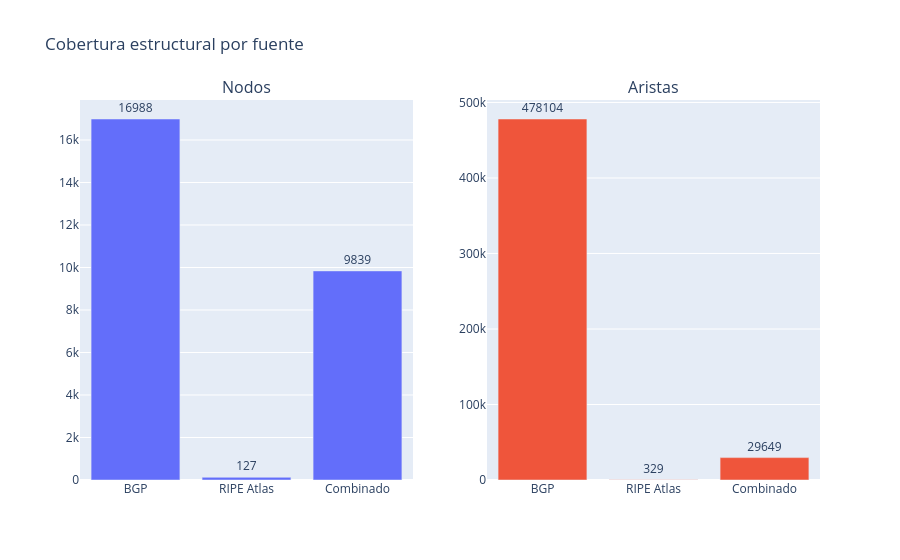

Notebook cell for this chart:
### Markdown cell above
## Slide 1: Cobertura por fuente

### Code cell
cov = pd.DataFrame({
    'topologia': ['BGP', 'RIPE Atlas', 'Combinado'],
    'nodos': [len(bgp_nodes), len(ripe_nodes), len(merged_nodes)],
    'aristas': [len(bgp_edges), len(ripe_edges), len(merged_edges)],
})

fig = make_subplots(rows=1, cols=2, subplot_titles=('Nodos', 'Aristas'))
fig.add_trace(go.Bar(x=cov['topologia'], y=cov['nodos'], text=cov['nodos'], textposition='outside', name='Nodos'), row=1, col=1)
fig.add_trace(go.Bar(x=cov['topologia'], y=cov['aristas'], text=cov['aristas'], textposition='outside', name='Aristas'), row=1, col=2)
fig.update_layout(title='Cobertura estructural por fuente', showlegend=False)
fig.show()

### Figure 1 — Plotly figure (JSON) as saved in the notebook; plotly's stock layout.template omitted (floating-point values rounded to 4 significant figures)
{"data": [{"name": "Nodos", "text": [16990.0, 127.0, 9839.0], "textposition": "outside", "type": "bar", "x": ["BGP", "RIPE Atlas", "Combinado"], "xaxis": "x", "y": [16988, 127, 9839], "yaxis": "y"}, {"name": "Aristas", "text": [478100.0, 329.0, 29650.0], "textposition": "outside", "type": "bar", "x": ["BGP", "RIPE Atlas", "Combinado"], "xaxis": "x2", "y": [478104, 329, 29649], "yaxis": "y2"}], "layout": {"annotations": [{"font": {"size": 16}, "showarrow": false, "text": "Nodos", "x": 0.225, "xanchor": "center", "xref": "paper", "y": 1.0, "yanchor": "bottom", "yref": "paper"}, {"font": {"size": 16}, "showarrow": false, "text": "Aristas", "x": 0.775, "xanchor": "center", "xref": "paper", "y": 1.0, "yanchor": "bottom", "yref": "paper"}], "showlegend": false, "title": {"text": "Cobertura estructural por fuente"}, "xaxis": {"anchor": "y", "domain": [0.0, 0.45]}, "xaxis2": {"anchor": "y2", "domain": [0.55, 1.0]}, "yaxis": {"anchor": "x", "domain": [0.0, 1.0]}, "yaxis2": {"anchor": "x2", "domain": [0.0, 1.0]}}}
